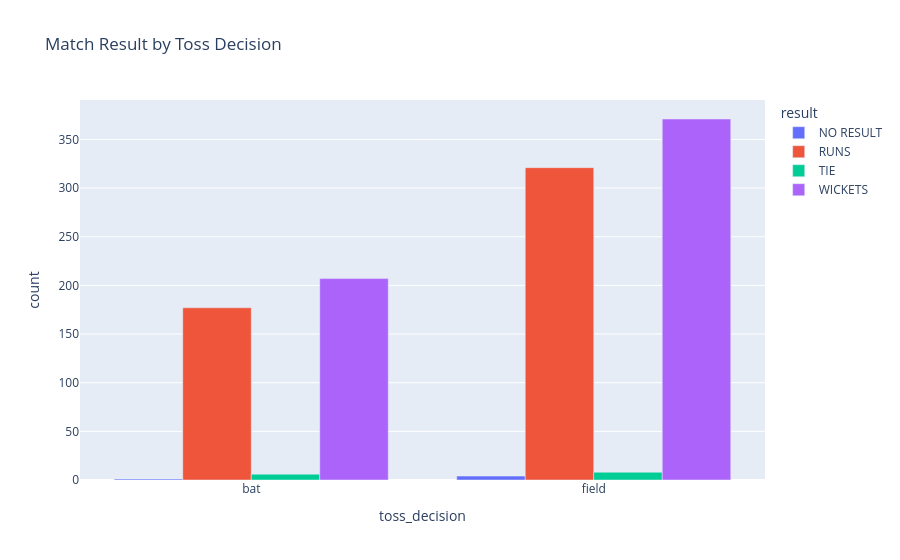

The code cell stored with this chart in its notebook:
### Code cell
#match result by toss decision(plotly - grouped bar)
result_toss = (
    matches.groupby(['toss_decision','result'])
    .size()
    .reset_index(name='count')
)

fig = px.bar(
    result_toss,
    x='toss_decision',
    y='count',
    color='result',
    barmode='group',
    title="Match Result by Toss Decision"
)
fig.show()

### Figure 1 — Plotly figure (JSON) as saved in the notebook; plotly's stock layout.template omitted (floating-point values rounded to 4 significant figures)
{"data": [{"alignmentgroup": "True", "hovertemplate": "result=NO RESULT<br>toss_decision=%{x}<br>count=%{y}<extra></extra>", "legendgroup": "NO RESULT", "marker": {"color": "#636efa", "pattern": {"shape": ""}}, "name": "NO RESULT", "offsetgroup": "NO RESULT", "orientation": "v", "showlegend": true, "textposition": "auto", "type": "bar", "x": ["bat", "field"], "xaxis": "x", "y": [1, 4], "yaxis": "y"}, {"alignmentgroup": "True", "hovertemplate": "result=RUNS<br>toss_decision=%{x}<br>count=%{y}<extra></extra>", "legendgroup": "RUNS", "marker": {"color": "#EF553B", "pattern": {"shape": ""}}, "name": "RUNS", "offsetgroup": "RUNS", "orientation": "v", "showlegend": true, "textposition": "auto", "type": "bar", "x": ["bat", "field"], "xaxis": "x", "y": [177, 321], "yaxis": "y"}, {"alignmentgroup": "True", "hovertemplate": "result=TIE<br>toss_decision=%{x}<br>count=%{y}<extra></extra>", "legendgroup": "TIE", "marker": {"color": "#00cc96", "pattern": {"shape": ""}}, "name": "TIE", "offsetgroup": "TIE", "orientation": "v", "showlegend": true, "textposition": "auto", "type": "bar", "x": ["bat", "field"], "xaxis": "x", "y": [6, 8], "yaxis": "y"}, {"alignmentgroup": "True", "hovertemplate": "result=WICKETS<br>toss_decision=%{x}<br>count=%{y}<extra></extra>", "legendgroup": "WICKETS", "marker": {"color": "#ab63fa", "pattern": {"shape": ""}}, "name": "WICKETS", "offsetgroup": "WICKETS", "orientation": "v", "showlegend": true, "textposition": "auto", "type": "bar", "x": ["bat", "field"], "xaxis": "x", "y": [207, 371], "yaxis": "y"}], "layout": {"barmode": "group", "legend": {"title": {"text": "result"}, "tracegroupgap": 0}, "title": {"text": "Match Result by Toss Decision"}, "xaxis": {"anchor": "y", "domain": [0, 1], "title": {"text": "toss_decision"}}, "yaxis": {"anchor": "x", "domain": [0, 1], "title": {"text": "count"}}}}
